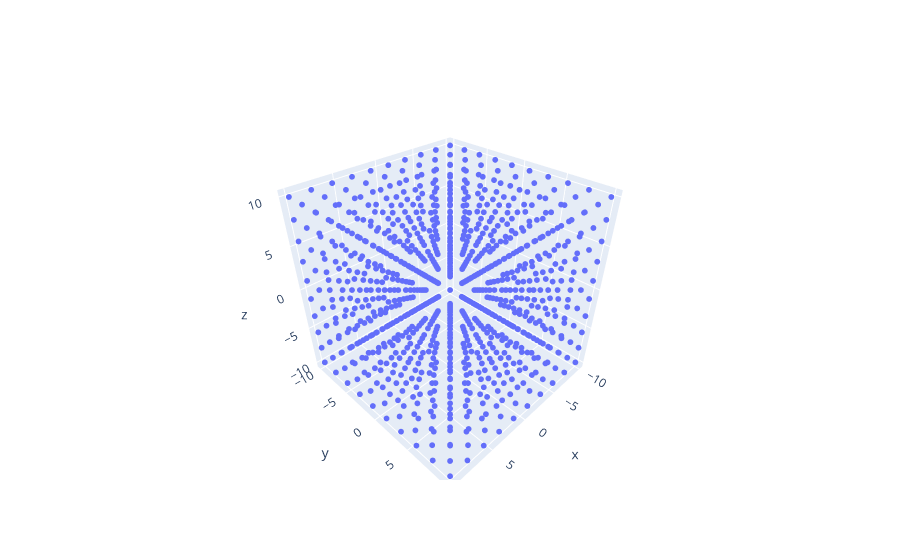

Notebook code for this chart:
### Markdown cell above
Antes de começar é necessario entender o conceito de mesh. Um "Mesh Grid" em 2D pode ser ilustrado na seguinte forma

![mesh grid](images/meshgrid.jpg)

### Code cell
x, y, z = np.meshgrid(np.linspace(-10,10,10),
                      np.linspace(-10,10,10),
                      np.linspace(-10,10,10))

fig = go.Figure()
fig.add_scatter3d(
        # 8 vertices of a cube
        x=x.flatten(),
        y=y.flatten(),
        z=z.flatten(), 
        mode = 'markers', marker_size = 2)

### Figure 1 — Plotly figure (JSON) as saved in the notebook; plotly's stock layout.template omitted (floating-point values rounded to 4 significant figures; data arrays with more than 128 entries replaced by an {"elided": "..."} marker saying what was removed)
{"data": [{"marker": {"size": 2}, "mode": "markers", "type": "scatter3d", "x": {"elided": "1000 float values"}, "y": {"elided": "1000 float values"}, "z": {"elided": "1000 float values"}}], "layout": {}}
